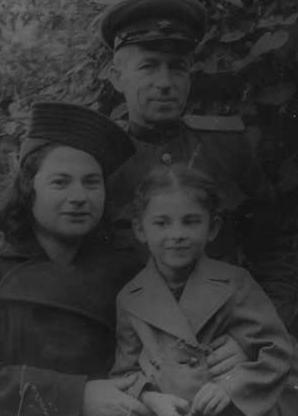
#> input picture wartime.jpg, 298 x 416 px
$ python TaskHistograms.py
#> lines starting #> are read from the running program, lines starting #| are printed output that depends on the picture
#Task 3 - Histograms
#Transformatino Notes
#Code written by Laura Whelan on 05/10/2020

#==========================================
#This code opens an image which has poor contrast,
#and demonstrates this by displaying its histogram side by side.
#Histogram equalisation is used to improve the contrast of the image
#==========================================

#import the necessary packages:
import numpy as np
import cv2
from matplotlib import pyplot as plt
from matplotlib import image as image
import easygui

#1. Open image "wartime.jpg" (and converts from BGR to grayscale)
I = cv2.imread("wartime.jpg")
#> I is the input picture: shape (416, 298, 3); min 14, max 122, mean 49.9
G = cv2.cvtColor(I , cv2.COLOR_BGR2GRAY)

#2. view its histogram alongside the original image
plt.subplot(2,2,1)
Values = G.ravel()#ravel function converts the image from matrix form to a 1D array
plt.hist(Values, bins=256, range=[0,256])#make the 1D array into a histogram
plt.title('Histogram:Original Image')
plt.xticks([])
plt.yticks([])

plt.subplot(2,2,2)
plt.imshow(G, cmap='gray')
plt.title('Original Image')
plt.xticks([])
plt.yticks([])

#3 use histogram qualisation to improve its contrast and show improved image alongside
plt.subplot(2,2,3)
H= cv2.equalizeHist(G)
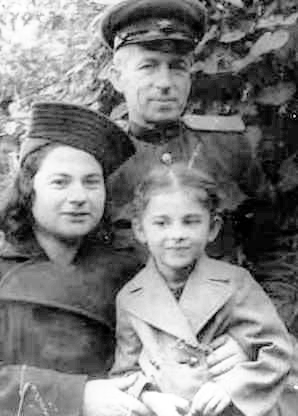
#> H: shape (416, 298); min 0, max 255, mean 129.5
Values = H.ravel()
plt.hist(Values, bins=256, range=[0,256])
plt.title('Histogram:Improved Contrast')
plt.xticks([])
plt.yticks([])

plt.subplot(2,2,4)
plt.imshow(H, cmap='gray')
plt.title('Image:Improved Contrast')
plt.xticks([])
plt.yticks([])

#4 show all images
plt.show()
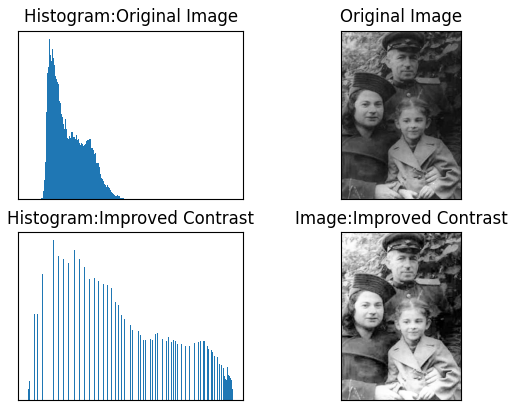
#> figure drawn by matplotlib, 4 panels
